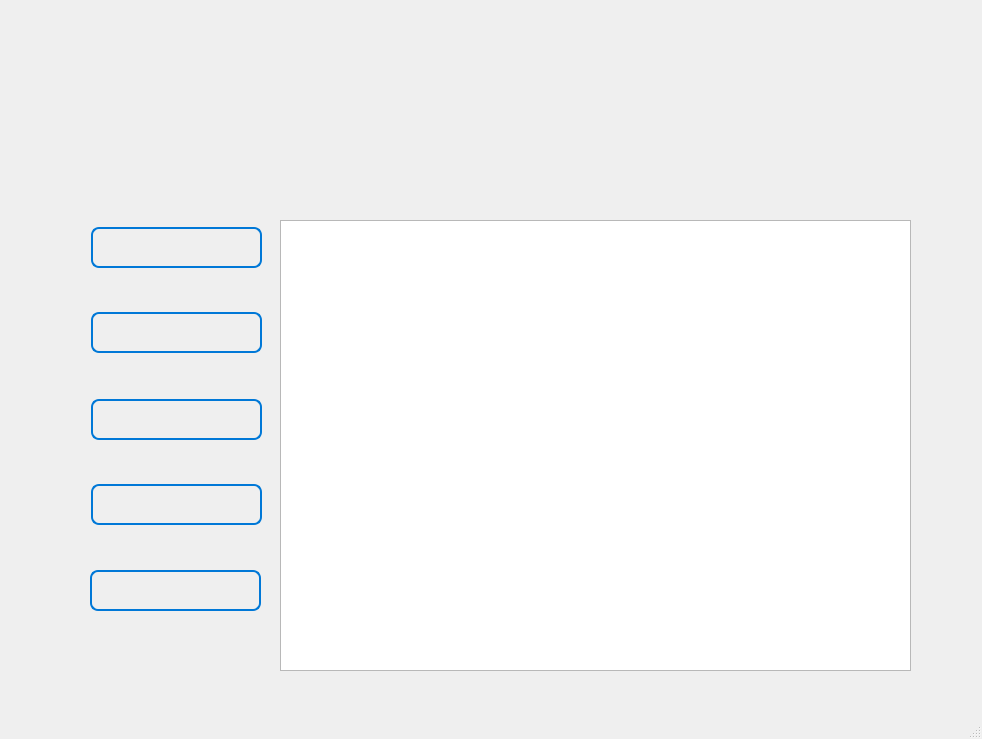
<?xml version="1.0" encoding="UTF-8"?>
<ui version="4.0">
 <class>MainWindow</class>
 <widget class="QMainWindow" name="MainWindow">
  <property name="geometry">
   <rect>
    <x>0</x>
    <y>0</y>
    <width>982</width>
    <height>739</height>
   </rect>
  </property>
  <property name="minimumSize">
   <size>
    <width>982</width>
    <height>739</height>
   </size>
  </property>
  <property name="maximumSize">
   <size>
    <width>982</width>
    <height>739</height>
   </size>
  </property>
  <property name="windowTitle">
   <string>CRM PROJECT</string>
  </property>
  <widget class="QWidget" name="centralwidget">
   <widget class="QLabel" name="label">
    <property name="geometry">
     <rect>
      <x>70</x>
      <y>20</y>
      <width>881</width>
      <height>681</height>
     </rect>
    </property>
    <property name="text">
     <string/>
    </property>
    <property name="pixmap">
     <pixmap>../img/1.png</pixmap>
    </property>
   </widget>
   <widget class="QPushButton" name="pushButton">
    <property name="geometry">
     <rect>
      <x>91</x>
      <y>227</y>
      <width>171</width>
      <height>41</height>
     </rect>
    </property>
    <property name="font">
     <font>
      <weight>75</weight>
      <bold>true</bold>
     </font>
    </property>
    <property name="styleSheet">
     <string notr="true">QPushButton {
    background-color: transparent;   /* Arka planı şeffaf yapar */
    border: 2px solid #0078D7;       /* Mavi kenarlık ekler */
    border-radius: 8px;              /* Kenarları ovalleştirir */
    color: #0078D7;                  /* Yazı rengini mavi yapar */
    font-weight: bold;
    padding: 5px 10px;
}

QPushButton:hover {
    background-color: rgba(0, 120, 215, 0.1);  /* Hover (üzerine gelince) hafif mavi */
    border-color: #005A9E;                    /* Kenarlık rengini koyulaştırır */
    color: #005A9E;
}

QPushButton:pressed {
    background-color: rgba(0, 120, 215, 0.2);  /* Basılıyken biraz daha belirgin */
    border-color: #004578;
    color: #004578;
}</string>
    </property>
    <property name="text">
     <string/>
    </property>
   </widget>
   <widget class="QTableWidget" name="tableWidget">
    <property name="geometry">
     <rect>
      <x>280</x>
      <y>220</y>
      <width>631</width>
      <height>451</height>
     </rect>
    </property>
    <property name="styleSheet">
     <string notr="true"/>
    </property>
   </widget>
   <widget class="QPushButton" name="createUserButton">
    <property name="geometry">
     <rect>
      <x>91</x>
      <y>312</y>
      <width>171</width>
      <height>41</height>
     </rect>
    </property>
    <property name="font">
     <font>
      <weight>75</weight>
      <bold>true</bold>
     </font>
    </property>
    <property name="styleSheet">
     <string notr="true">QPushButton {
    background-color: transparent;   /* Arka planı şeffaf yapar */
    border: 2px solid #0078D7;       /* Mavi kenarlık ekler */
    border-radius: 8px;              /* Kenarları ovalleştirir */
    color: #0078D7;                  /* Yazı rengini mavi yapar */
    font-weight: bold;
    padding: 5px 10px;
}

QPushButton:hover {
    background-color: rgba(0, 120, 215, 0.1);  /* Hover (üzerine gelince) hafif mavi */
    border-color: #005A9E;                    /* Kenarlık rengini koyulaştırır */
    color: #005A9E;
}

QPushButton:pressed {
    background-color: rgba(0, 120, 215, 0.2);  /* Basılıyken biraz daha belirgin */
    border-color: #004578;
    color: #004578;
}</string>
    </property>
    <property name="text">
     <string/>
    </property>
   </widget>
   <widget class="QPushButton" name="pushButton_3">
    <property name="geometry">
     <rect>
      <x>90</x>
      <y>570</y>
      <width>171</width>
      <height>41</height>
     </rect>
    </property>
    <property name="font">
     <font>
      <weight>75</weight>
      <bold>true</bold>
     </font>
    </property>
    <property name="styleSheet">
     <string notr="true">QPushButton {
    background-color: transparent;   /* Arka planı şeffaf yapar */
    border: 2px solid #0078D7;       /* Mavi kenarlık ekler */
    border-radius: 8px;              /* Kenarları ovalleştirir */
    color: #0078D7;                  /* Yazı rengini mavi yapar */
    font-weight: bold;
    padding: 5px 10px;
}

QPushButton:hover {
    background-color: rgba(0, 120, 215, 0.1);  /* Hover (üzerine gelince) hafif mavi */
    border-color: #005A9E;                    /* Kenarlık rengini koyulaştırır */
    color: #005A9E;
}

QPushButton:pressed {
    background-color: rgba(0, 120, 215, 0.2);  /* Basılıyken biraz daha belirgin */
    border-color: #004578;
    color: #004578;
}</string>
    </property>
    <property name="text">
     <string/>
    </property>
   </widget>
   <widget class="QPushButton" name="mailbutton">
    <property name="geometry">
     <rect>
      <x>91</x>
      <y>399</y>
      <width>171</width>
      <height>41</height>
     </rect>
    </property>
    <property name="font">
     <font>
      <weight>75</weight>
      <bold>true</bold>
     </font>
    </property>
    <property name="styleSheet">
     <string notr="true">QPushButton {
    background-color: transparent;   /* Arka planı şeffaf yapar */
    border: 2px solid #0078D7;       /* Mavi kenarlık ekler */
    border-radius: 8px;              /* Kenarları ovalleştirir */
    color: #0078D7;                  /* Yazı rengini mavi yapar */
    font-weight: bold;
    padding: 5px 10px;
}

QPushButton:hover {
    background-color: rgba(0, 120, 215, 0.1);  /* Hover (üzerine gelince) hafif mavi */
    border-color: #005A9E;                    /* Kenarlık rengini koyulaştırır */
    color: #005A9E;
}

QPushButton:pressed {
    background-color: rgba(0, 120, 215, 0.2);  /* Basılıyken biraz daha belirgin */
    border-color: #004578;
    color: #004578;
}</string>
    </property>
    <property name="text">
     <string/>
    </property>
   </widget>
   <widget class="QPushButton" name="pushButton_5">
    <property name="geometry">
     <rect>
      <x>91</x>
      <y>484</y>
      <width>171</width>
      <height>41</height>
     </rect>
    </property>
    <property name="font">
     <font>
      <weight>75</weight>
      <bold>true</bold>
     </font>
    </property>
    <property name="styleSheet">
     <string notr="true">QPushButton {
    background-color: transparent;   /* Arka planı şeffaf yapar */
    border: 2px solid #0078D7;       /* Mavi kenarlık ekler */
    border-radius: 8px;              /* Kenarları ovalleştirir */
    color: #0078D7;                  /* Yazı rengini mavi yapar */
    font-weight: bold;
    padding: 5px 10px;
}

QPushButton:hover {
    background-color: rgba(0, 120, 215, 0.1);  /* Hover (üzerine gelince) hafif mavi */
    border-color: #005A9E;                    /* Kenarlık rengini koyulaştırır */
    color: #005A9E;
}

QPushButton:pressed {
    background-color: rgba(0, 120, 215, 0.2);  /* Basılıyken biraz daha belirgin */
    border-color: #004578;
    color: #004578;
}</string>
    </property>
    <property name="text">
     <string/>
    </property>
   </widget>
   <zorder>label</zorder>
   <zorder>tableWidget</zorder>
   <zorder>createUserButton</zorder>
   <zorder>pushButton_3</zorder>
   <zorder>mailbutton</zorder>
   <zorder>pushButton_5</zorder>
   <zorder>pushButton</zorder>
  </widget>
  <widget class="QStatusBar" name="statusbar"/>
 </widget>
 <resources/>
 <connections/>
</ui>
